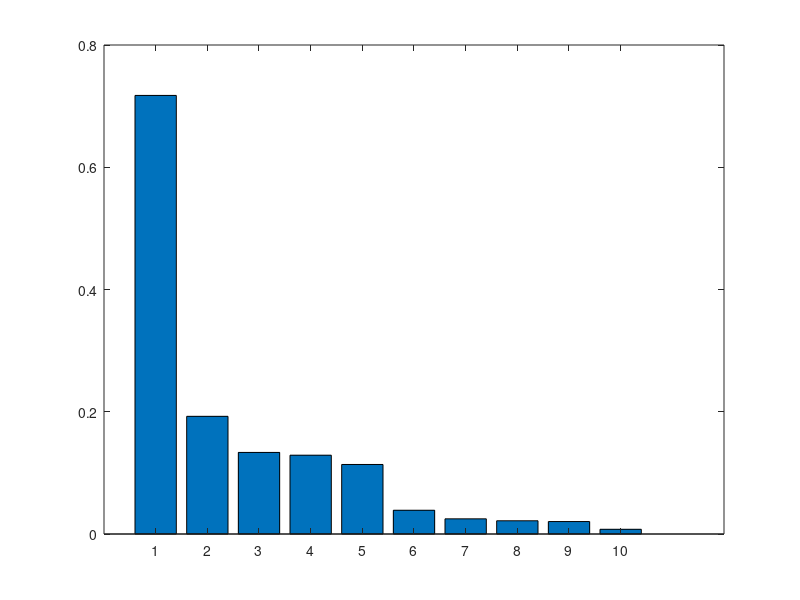

Write the MATLAB code that produced this figure. (Note: this script raises an error after producing the figure.)
% This file contains total order Sobol' indices
% with error bars coming from bootstrapping.
% to select the most important ones to display,
% set sortFlag = 1 and set nn to be the number
% of inputs to display.
sortFlag = 1;
nn = 10;
Means = [
  7.1751731936593888e-01
  1.9251841178353488e-01
  1.3345671993453118e-01
  1.2893009126930791e-01
  3.8861452802762646e-02
  2.4833335112120679e-02
  1.1374687611801056e-01
  2.0384724738166667e-02
  7.7192871673373523e-03
  2.1648230381817114e-02
];
Stds = [
  1.1349761414214996e-02
  1.1188738814439662e-02
  8.4893801578020192e-03
  9.3982939158010117e-03
  1.0333317274522051e-02
  1.1504091654828404e-02
  4.8491359703740789e-03
  2.0245515070077421e-03
  4.0752181982160671e-03
  2.1581574731742204e-02
];
  Str = {'P34','P33','P35','P8','P3','P7','P36','P18','P13','P32'};
hold off
if (sortFlag == 1)
  [Means, I2] = sort(Means,'descend');
  Stds = Stds(I2);
  I2 = I2(1:nn);
  Means = Means(1:nn);
  Stds = Stds(1:nn);
  Str  = Str(I2);
end
ymin = min(Means-Stds);
if ymin < 0 
    ymin = 0;
end;
ymax = max(Means+Stds);
h2 = 0.05 * (ymax - ymin);
bar(Means,0.8);hold on;
for i=1:size(Stds,1)
    errorbar(i,Means(i),Stds(i),'LineWidth',1,'Color',[0 0 0]);
end
set(gca,'linewidth',2)
set(gca,'fontweight','bold')
set(gca,'fontsize',12)
grid on
box on
axis([0  nn+1 ymin ymax])
set(gca,'XTickLabel',Str);
ylim([0 0.8]);
title('Total Order Sobol Indices (with bootstrap)','FontWeight','bold','FontSize',12)
ylabel('Total Order Sobol Index (Normalized)','FontWeight','bold','FontSize',12)
hold off
